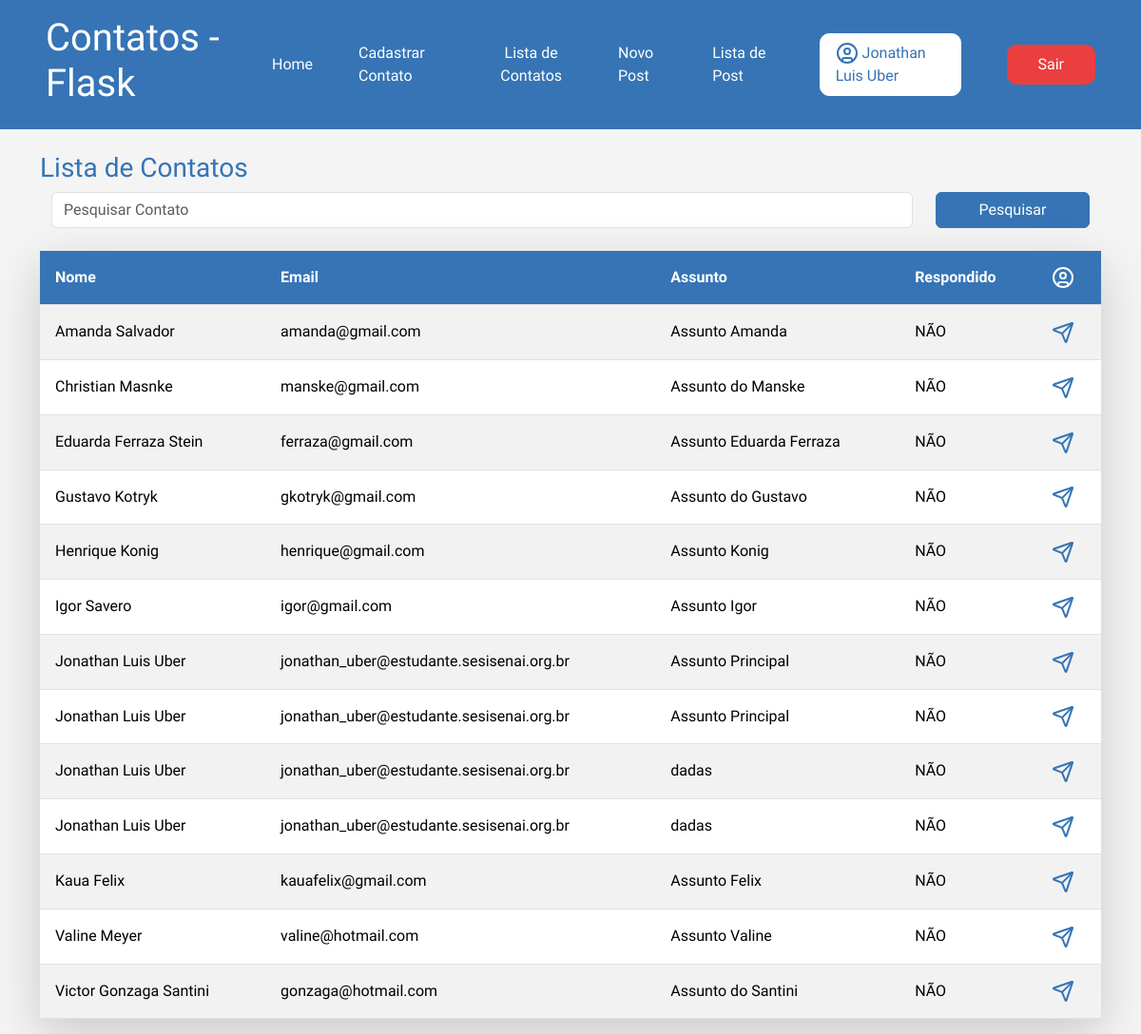
The app's page /contato/lista/ (signed in) with its own data.
### app/models.py (models this page shows)
class User(db.Model, UserMixin):
    id = db.Column(db.Integer, primary_key=True)
    nome = db.Column(db.String(100), nullable=True)
    sobrenome = db.Column(db.String(100), nullable=True)
    email = db.Column(db.String(100), nullable=True)
    senha = db.Column(db.String(100), nullable=True)
    posts = db.relationship('Post', backref='autor', lazy=True)
    comentarios = db.relationship('PostComentarios', backref='autor', lazy=True)

class Contato(db.Model):
    id = db.Column(db.Integer, primary_key=True)
    data_envio = db.Column(db.DateTime, default=datetime.now())
    nome = db.Column(db.String(100), nullable=True)
    email = db.Column(db.String(100), nullable=True)
    assunto = db.Column(db.String(100), nullable=True)
    mensagem = db.Column(db.String(100), nullable=True)
    respondido = db.Column(db.Integer, default=0)

### app/views.py (the view)
@app.route('/contato/lista/')
@login_required
def contatoLista():
    if request.method == 'GET':
        pesquisa = request.args.get('pesquisa', '')
    dados = Contato.query.order_by('nome')
    if pesquisa != '':
        dados = dados.filter(Contato.nome.ilike(f'%{pesquisa}%'))
    context = {'dados' : dados.all()}
    return render_template('contato_lista.html', context=context)

### app/models.py (called while the page is built)
@login_manager.user_loader
def load_user(user_id):
    return User.query.get(user_id)

### app/templates/contato_lista.html (shortened to what this page needs)
{% extends "base.html" %}
{% block content %}
{% include "header.html" %}
    <div class="container">
            <div class="row mt-4">
                <h3>Lista de Contatos</h3>
                <form action="" method="get" class="row  m-0">
                    <div class="col-10">
                        <input type="text" name="pesquisa" class="form-control" placeholder="Pesquisar Contato">
                    </div>
                    <div class="col-2 m-0">
                        <button type="submit" class="btn btn-primary w-100 m-0">Pesquisar</button>
                    </div>
                </form>
                <div class="col-12">
                    <table class="table mt-4 table-striped  shadow-lg">
                        <thead >
                            <tr class="">
                                <th class="p-3">Nome</th>
                                <th class="p-3">Email</th>
                                <th class="p-3">Assunto</th>
                                <th class="p-3">Respondido</th>
                                <th class="p-3">
                                </th>
                            </tr>
                        </thead>
                        <body>
                            {% for linha in context.dados %}
                                <tr>
                                    <td class="p-3 align-items-center">{{ linha.nome }}</td>
                                    <td class="p-3 align-items-center">{{ linha.email }}</td>
                                    <td class="p-3 align-items-center">{{ linha.assunto }}</td>
                                    <td class="p-3 align-items-center">
                                        {% if linha.respondido == 1 %}
                                            SIM
                                        {% else %}
                                            NÃO
                                        {% endif%}
                                    </td>
                                    <td class="p-3 align-items-center">
                                        <a href="{{url_for('contatoDetalhes', id = linha.id)}}" id="abrirPerfil">
                                        </a>
                                    </td>
                                </tr>
                            {% endfor %}
                        </body>
                    </table>
                </div>
            </div>
       </div>
{% endblock %}

### app/templates/header.html (shortened to what this page needs)
{% extends "base.html" %}
{% block content %}
    <header>
        <div class="container-header">
            <div class="logo">
                <h1>Contatos - Flask</h1>
            </div>
            <div class="botoesLinks">
                <a href="{{url_for('homepage')}}" class="link">Home</a>
                <a href="{{url_for('contato_cadastro')}}" class="link">Cadastrar Contato</a>
                <a href="{{url_for('contatoLista')}}" style="text-align: center;" class="link">Lista de Contatos</a>
                <a href="{{url_for('PostNovo')}}"class="link">Novo Post</a>
                <a href="{{url_for('PostLista')}}"class="link">Lista de Post</a>
                {% if current_user.is_authenticated %}
                <a href="" class="Cadastro-User-Logado"> {{current_user.nome}} {{current_user.sobrenome}}</a>
                <a href="{{url_for('logout')}}" class="Cadastro-Sair">Sair</a>
                {% else %}
                <a href="{{url_for('login')}}" class="Cadastro-User">Entrar/Cadastrar</a>
                {% endif %}
            </div>
        </div>
    </header>
{% endblock %}

### app/static/style.css (style rules this page uses)
* { margin: 0; padding: 0; }
body { font-family: "Nata Sans", sans-serif; background-color: #f4f4f4; color: #3674B5; width: 100%; }
header { background-color: #3674B5; color: white; font-family: "Nata Sans", sans-serif; width: 100%; }
.container-header { display: flex; flex-direction: row; justify-content: space-between; align-items: center; padding: 1rem 3rem; }
.container-header h1 { font-size: 2.5rem; }
.botoesLinks { display: flex; align-items: center; gap: 3rem; }
.botoesLinks a { text-decoration: none; color: white; }
.container { width: 100% !important; }
.table th { background-color: #3674B5 !important; color: white; }
button { border: 1px solid #3674B5 !important; background-color: #3674B5 !important; }
.Cadastro-User-Logado { color: #3674B5 !important; background-color: white; border: 1px solid white; padding: 0.5rem 1rem; border-radius: 10px; }
.Cadastro-Sair { color: #ffffff !important; background-color: rgb(235, 62, 62); border: 1px solid rgb(235, 62, 62); padding: 0.5rem 2rem; border-radius: 10px; }

### records on screen
User: nome "Jonathan", sobrenome "Luis Uber"
Contato: nome "Amanda Salvador", email "amanda@gmail.com", assunto "Assunto Amanda", respondido "NÃO"
Contato: nome "Christian Masnke", email "manske@gmail.com", assunto "Assunto do Manske", respondido "NÃO"
Contato: nome "Eduarda Ferraza Stein", email "ferraza@gmail.com", assunto "Assunto Eduarda Ferraza", respondido "NÃO"
Contato: nome "Gustavo Kotryk", email "gkotryk@gmail.com", assunto "Assunto do Gustavo", respondido "NÃO"
Contato: nome "Henrique Konig", email "henrique@gmail.com", assunto "Assunto Konig", respondido "NÃO"
Contato: nome "Igor Savero", email "igor@gmail.com", assunto "Assunto Igor", respondido "NÃO"
Contato: nome "Jonathan Luis Uber", email "jonathan_uber@estudante.sesisenai.org.br", assunto "Assunto Principal", respondido "NÃO"
Contato: nome "Jonathan Luis Uber", email "jonathan_uber@estudante.sesisenai.org.br", assunto "Assunto Principal", respondido "NÃO"
Contato: nome "Jonathan Luis Uber", email "jonathan_uber@estudante.sesisenai.org.br", assunto "dadas", respondido "NÃO"
Contato: nome "Jonathan Luis Uber", email "jonathan_uber@estudante.sesisenai.org.br", assunto "dadas", respondido "NÃO"
Contato: nome "Kaua Felix", email "kauafelix@gmail.com", assunto "Assunto Felix", respondido "NÃO"
Contato: nome "Valine Meyer", email "valine@hotmail.com", assunto "Assunto Valine", respondido "NÃO"
Contato: nome "Victor Gonzaga Santini", email "gonzaga@hotmail.com", assunto "Assunto do Santini", respondido "NÃO"
